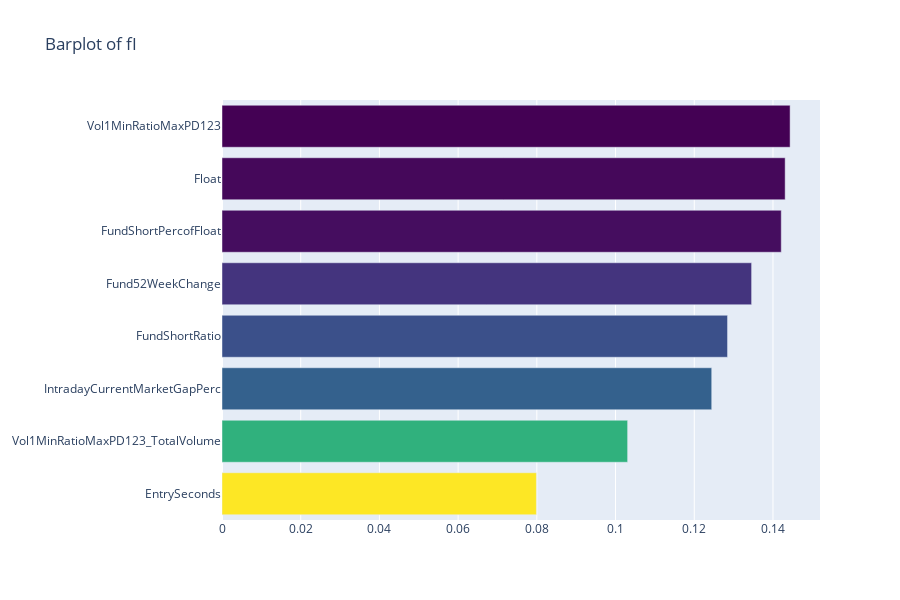

Notebook code cell kept with this figure:
### Code cell
x,y=(list(x) for x in zip(*sorted(zip(xgb.feature_importances_,feature)
                                   ,reverse=False)))

trace2 = go.Bar(
    x=x,
    y=y,
    marker=dict(
          color=x,
           colorscale='Viridis',
          reversescale= True),
    name='XGBOOST feature imp',
    orientation='h'
)

layout=dict(
      title='Barplot of fI',
    width=900, height=600,
     yaxis=dict(
          showgrid=False,
           showline=False,
          showticklabels=True))
data=[trace2]

fig1=go.Figure(data=data)
fig1['layout'].update(layout)
py.iplot(fig1,filename='bars')

### Figure 1 — Plotly figure (JSON) as saved in the notebook; plotly's stock layout.template omitted (floating-point values rounded to 4 significant figures)
{"data": [{"marker": {"color": [0.07989, 0.1031, 0.1244, 0.1285, 0.1346, 0.1421, 0.1431, 0.1444], "colorscale": [[0, "#440154"], [0.1111, "#482878"], [0.2222, "#3e4989"], [0.3333, "#31688e"], [0.4444, "#26828e"], [0.5556, "#1f9e89"], [0.6667, "#35b779"], [0.7778, "#6ece58"], [0.8889, "#b5de2b"], [1, "#fde725"]], "reversescale": true}, "name": "XGBOOST feature imp", "orientation": "h", "type": "bar", "x": [0.07989, 0.1031, 0.1244, 0.1285, 0.1346, 0.1421, 0.1431, 0.1444], "y": ["EntrySeconds", "Vol1MinRatioMaxPD123_TotalVolume", "IntradayCurrentMarketGapPerc", "FundShortRatio", "Fund52WeekChange", "FundShortPercofFloat", "Float", "Vol1MinRatioMaxPD123"]}], "layout": {"height": 600, "title": {"text": "Barplot of fI"}, "width": 900, "yaxis": {"showgrid": false, "showline": false, "showticklabels": true}}}
